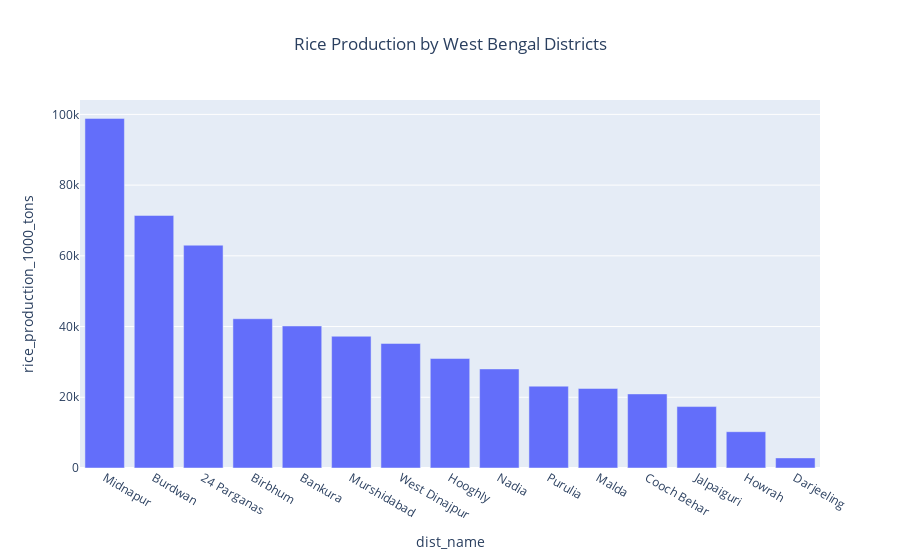

The notebook cell saved with this chart:
### Code cell
# 7. Rice Production by West Bengal Districts
wb_rice = (
    df[df["state_name"] == "West Bengal"]
    .groupby("dist_name", as_index=False)["rice_production_1000_tons"]
    .sum()
    .sort_values(by="rice_production_1000_tons", ascending=False)
)
print(wb_rice)
fig=px.bar(wb_rice, 
       x="dist_name", 
       y="rice_production_1000_tons", 
       title="Rice Production by West Bengal Districts")
fig.update_layout(title_x=0.5)
fig.show()

### Figure 1 — Plotly figure (JSON) as saved in the notebook; plotly's stock layout.template omitted (floating-point values rounded to 4 significant figures)
{"data": [{"hovertemplate": "dist_name=%{x}<br>rice_production_1000_tons=%{y}<extra></extra>", "legendgroup": "", "marker": {"color": "#636efa", "pattern": {"shape": ""}}, "name": "", "orientation": "v", "showlegend": false, "textposition": "auto", "type": "bar", "x": ["Midnapur", "Burdwan", "24 Parganas", "Birbhum", "Bankura", "Murshidabad", "West Dinajpur", "Hooghly", "Nadia", "Purulia", "Malda", "Cooch Behar", "Jalpaiguri", "Howrah", "Darjeeling"], "xaxis": "x", "y": [98870.0, 71420.0, 63010.0, 42210.0, 40170.0, 37260.0, 35220.0, 30960.0, 28020.0, 23150.0, 22500.0, 20950.0, 17370.0, 10260.0, 2855.0], "yaxis": "y"}], "layout": {"barmode": "relative", "legend": {"tracegroupgap": 0}, "title": {"text": "Rice Production by West Bengal Districts", "x": 0.5}, "xaxis": {"anchor": "y", "domain": [0, 1], "title": {"text": "dist_name"}}, "yaxis": {"anchor": "x", "domain": [0, 1], "title": {"text": "rice_production_1000_tons"}}}}
